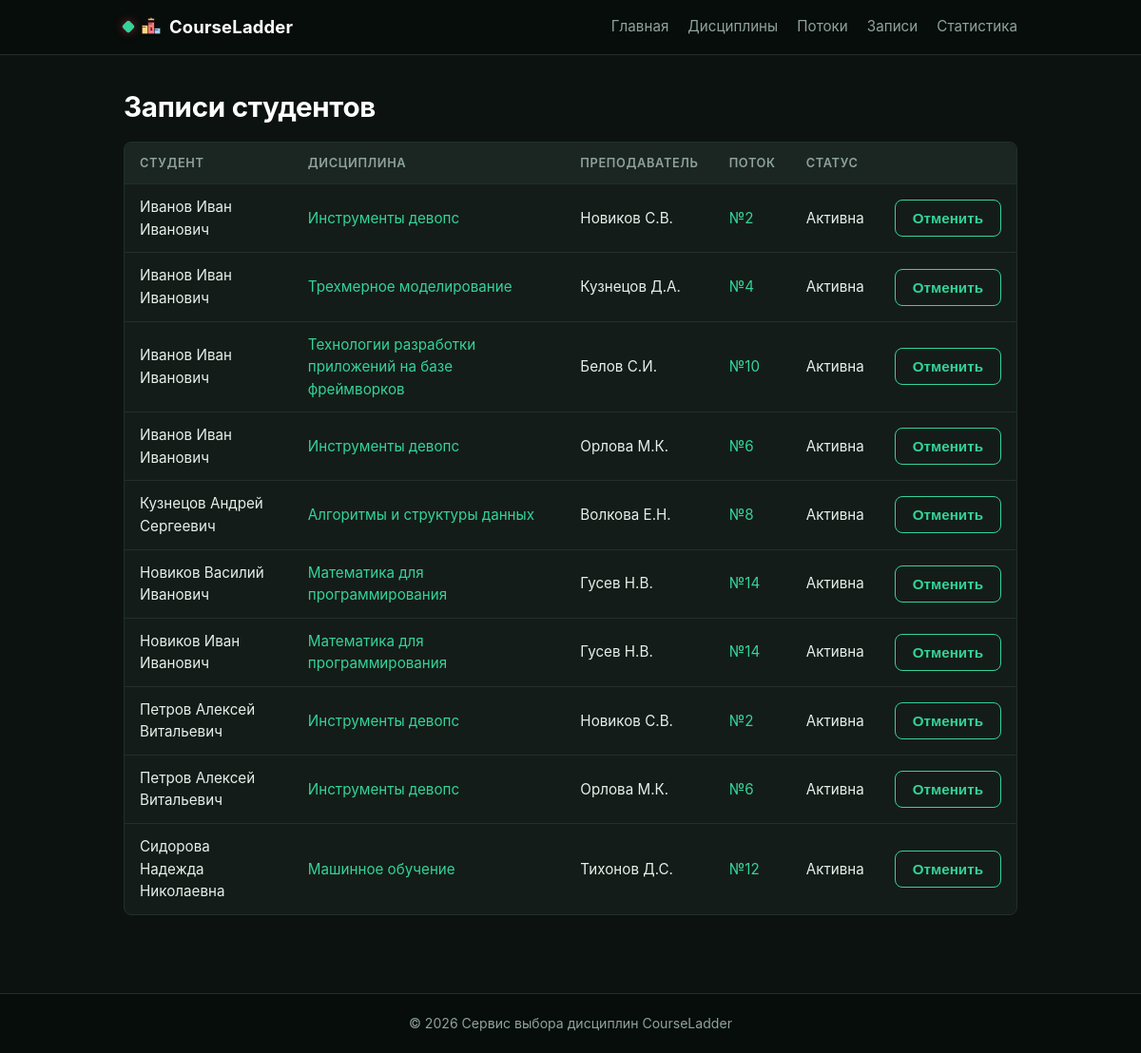
The app's page /enrollments/ with its own data.
### enrollments/models.py (models this page shows, shortened)
class Enrollment(models.Model):
    class Status(models.TextChoices):
        ACTIVE = 'ACTIVE', 'Активна'
        CANCELLED = 'CANCELLED', 'Отменена'
        COMPLETED = 'COMPLETED', 'Завершена'
    student = models.ForeignKey(Student, on_delete=models.CASCADE, related_name="enrollments")
    offering = models.ForeignKey(Offering, on_delete=models.CASCADE, related_name="enrollments")
    status = models.CharField(max_length=20, choices=Status.choices, default=Status.ACTIVE)
    created_at = models.DateTimeField(auto_now_add=True)
    objects = EnrollmentManager()
    class Meta:
        unique_together = ('student', 'offering')

### catalog/models.py (models this page shows, shortened)
class Student(models.Model):
    full_name = models.CharField(max_length=200, unique=True, verbose_name="ФИО")
    max_credits = models.PositiveIntegerField(default=30, verbose_name="Лимит кредитов")
    current_credits = models.PositiveIntegerField(default=0, verbose_name="Текущие кредиты")

class Discipline(models.Model):
    name = models.CharField(max_length=200, verbose_name="Название")
    slug = models.SlugField(unique=True, blank=True)
    credits = models.PositiveIntegerField(verbose_name="Кредиты")

### offerings/models.py (models this page shows, shortened)
class Offering(models.Model):
    discipline = models.ForeignKey(
        Discipline, on_delete=models.CASCADE, related_name="offerings"
    )
    teacher = models.CharField(max_length=150, verbose_name="Преподаватель")
    total_seats = models.PositiveIntegerField(default=30, verbose_name="Всего мест")
    taken_seats = models.PositiveIntegerField(default=0, verbose_name="Занято мест")

### enrollments/views.py (the view)
# urls.py: path("", views.enrollment_list, name="enrollment_list"),
def enrollment_list(request):
    enrollments = Enrollment.objects.select_related(
        "student", "offering__discipline"
    ).order_by("student__full_name")
    context = {
        "enrollments": enrollments
    }
    return render(request, "enrollments/enrollment_list.html", context)

### enrollments/models.py (called while the page is built)
    def active(self):
        return self.filter(status=Enrollment.Status.ACTIVE)

    def get_queryset(self):
        return EnrollmentQuerySet(self.model, using=self._db)

    def active(self):
        return self.get_queryset().active()

### homepage/context_processors.py (called while the page is built)
def global_stats(request):
    return {
        'total_active_enrollments': Enrollment.objects.active().count()
    }

### templates/enrollments/enrollment_list.html (shortened to what this page needs)
{% extends "base.html" %}
{% block content %}
<h1>Записи студентов</h1>
{% if enrollments %}
    <table class="table">
        <thead>
            <tr>
                <th>Студент</th>
                <th>Дисциплина</th>
                <th>Преподаватель</th>
                <th>Поток</th>
                <th>Статус</th>
                <th></th>
            </tr>
        </thead>
        <tbody>
            {% for e in enrollments %}
                <tr>
                    <td>{{ e.student.full_name }}</td>
                    <td>
                        <a href="{% url 'catalog:discipline_detail' e.offering.discipline.slug %}">
                            {{ e.offering.discipline.name }}
                        </a>
                    </td>
                    <td>{{ e.offering.teacher }}</td>
                    <td>
                        <a href="{% url 'offerings:offering_detail' e.offering.id %}">
                            №{{ e.offering.id }}
                        </a>
                    </td>
                    <td>{{ e.get_status_display }}</td>
                    <td>
                         {% if e.status == 'ACTIVE' %}
                            <form action="{% url 'enrollments:cancel' e.id %}" method="post" style="display:inline;">
                                <button type="submit" class="btn btn-sm btn-outline" onclick="return confirm('Отменить запись?')">
                                    Отменить
                                </button>
                            </form>
                        {% endif %}
                    </td>
                </tr>
            {% endfor %}
        </tbody>
    </table>
{% else %}
    <p class="empty">Записей пока нет.</p>
{% endif %}
{% endblock %}

### static/css/style.css (style rules this page uses)
*, *::before, *::after { box-sizing: border-box; }
:root { --bg: #0c1210; --surface: #141c19; --surface-2: #1b2622; --text: #e6efe9; --muted: #8fa39a; --border: #223029; --primary: #34d399; --primary-hover: #5ee0b1; --primary-soft: rgba(52, 211, 153, 0.14); --accent: #fbbf24; --header-bg: #070d0b; --ring: 0 0 0 3px rgba(52, 211, 153, 0.3); --radius: 8px; }
html, body { height: 100%; }
body { margin: 0; font-family: -apple-system, "Segoe UI", Roboto, "Helvetica Neue", Arial, sans-serif; font-size: 16px; color: var(--text); background: var(--bg); line-height: 1.55; display: flex; flex-direction: column; min-height: 100vh; -webkit-font-smoothing: antialiased; color-scheme: dark; }
a { color: var(--primary); text-decoration: none; }
h1 { font-size: 1.85rem; line-height: 1.25; margin: 0 0 14px; letter-spacing: -0.01em; color: #fff; }
.btn { display: inline-block; background: var(--primary); color: #fff; padding: 10px 18px; border-radius: var(--radius); font-weight: 600; font-size: 0.95rem; border: 1px solid var(--primary); cursor: pointer; transition: background 0.15s ease, border-color 0.15s ease, transform 0.05s ease; }
.btn-outline { background: transparent; color: var(--primary); }
.table { width: 100%; border-collapse: separate; border-spacing: 0; background: var(--surface); border: 1px solid var(--border); border-radius: var(--radius); overflow: hidden; margin: 18px 0; }
.table th, .table td { padding: 12px 16px; text-align: left; border-bottom: 1px solid var(--border); font-size: 0.95rem; }
.table th { background: var(--surface-2); font-weight: 600; font-size: 0.8rem; text-transform: uppercase; letter-spacing: 0.05em; color: var(--muted); border-bottom: 1px solid var(--border); }
.table tbody tr:last-child td { border-bottom: none; }
.table a { color: var(--primary); }

### records on screen
Enrollment: student.full_name "Иванов Иван Иванович", offering.discipline.name "Инструменты девопс", offering.teacher "Новиков С.В.", offering.id "2", status "Активна", shows "Отменить"
Enrollment: student.full_name "Иванов Иван Иванович", offering.discipline.name "Трехмерное моделирование", offering.teacher "Кузнецов Д.А.", offering.id "4", status "Активна", shows "Отменить"
Enrollment: student.full_name "Иванов Иван Иванович", offering.discipline.name "Технологии разработки приложений на базе фреймворков", offering.teacher "Белов С.И.", offering.id "10", status "Активна", shows "Отменить"
Enrollment: student.full_name "Иванов Иван Иванович", offering.discipline.name "Инструменты девопс", offering.teacher "Орлова М.К.", offering.id "6", status "Активна", shows "Отменить"
Enrollment: student.full_name "Кузнецов Андрей Сергеевич", offering.discipline.name "Алгоритмы и структуры данных", offering.teacher "Волкова Е.Н.", offering.id "8", status "Активна", shows "Отменить"
Enrollment: student.full_name "Новиков Василий Иванович", offering.discipline.name "Математика для программирования", offering.teacher "Гусев Н.В.", offering.id "14", status "Активна", shows "Отменить"
Enrollment: student.full_name "Новиков Иван Иванович", offering.discipline.name "Математика для программирования", offering.teacher "Гусев Н.В.", offering.id "14", status "Активна", shows "Отменить"
Enrollment: student.full_name "Петров Алексей Витальевич", offering.discipline.name "Инструменты девопс", offering.teacher "Новиков С.В.", offering.id "2", status "Активна", shows "Отменить"
Enrollment: student.full_name "Петров Алексей Витальевич", offering.discipline.name "Инструменты девопс", offering.teacher "Орлова М.К.", offering.id "6", status "Активна", shows "Отменить"
Enrollment: student.full_name "Сидорова Надежда Николаевна", offering.discipline.name "Машинное обучение", offering.teacher "Тихонов Д.С.", offering.id "12", status "Активна", shows "Отменить"
